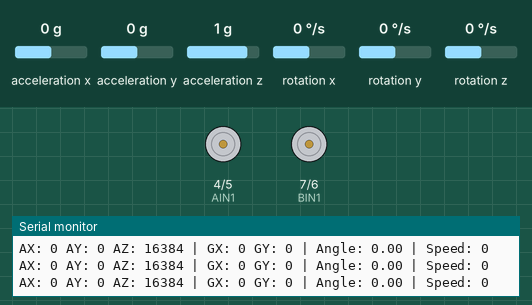
Recording of a sketch running on a simulated Arduino Uno, built with avr-gcc and run on an emulated ATmega328P. On the bench: motor-driver pin pairs drawn as motors (green arrow = first pin HIGH = forward, orange = second pin HIGH = backward, longer = more drive), the last lines printed to the serial monitor. Inputs (shaded band) come from the test bench; at power-on: rotation y 0 °/s, acceleration x 0 g, acceleration z 1 g, acceleration y 0 g, rotation x 0 °/s, rotation z 0 °/s.

Above: at 1.2 s.
1.3 s: rotation y set to -192 °/s
At 3.61 s:
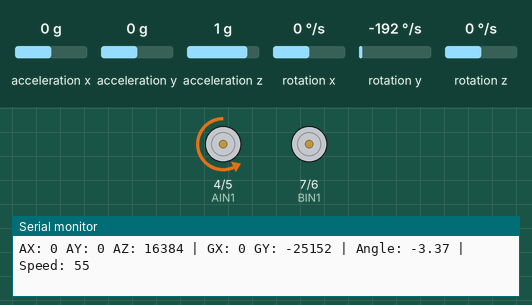
4.3 s: acceleration x set to 0.8 g
At 4.9 s:
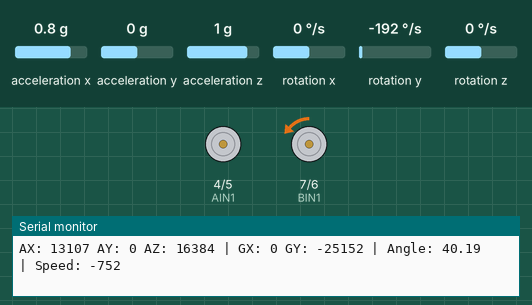
5.8 s: acceleration x set to -1.4 g
At 6.11 s:
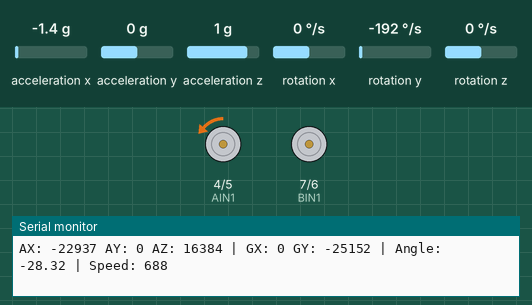
8.8 s: acceleration x set to 0 g
At 9.62 s:
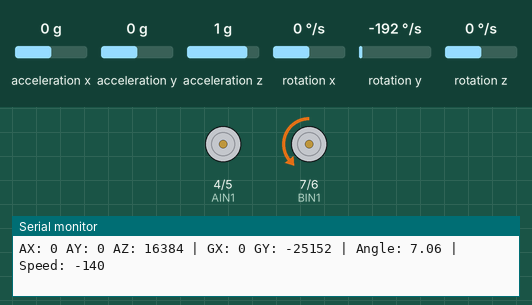
11.8 s: acceleration z set to -0.1 g
Timing chart, 0 to 14.3 s (numbered marks = the images above; inputs shaded):
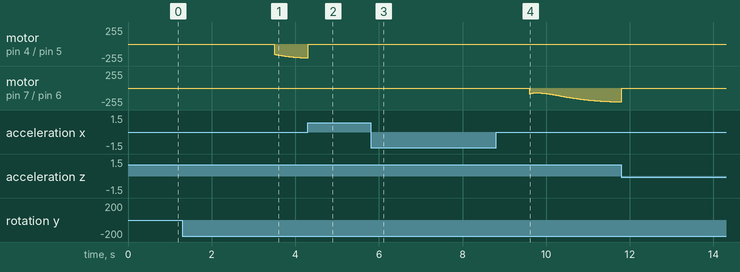

Measured:
- after the input at 1.3 s, motor on pin 4 (AIN1) / pin 5 (AIN2): moves from stopped to backward 208/255 over 3.0 s, starting at once
- after the input at 4.3 s, motor on pin 7 (BIN1) / pin 6 (BIN2): stopped → backward 1/255 at once
- after the input at 5.8 s, motor on pin 4 (AIN1) / pin 5 (AIN2): stopped → backward 1/255 after 0.14 s, → stopped 0.31 s later; motor on pin 7 (BIN1) / pin 6 (BIN2): backward 1/255 → stopped after 0.09 s
- after the input at 8.8 s, motor on pin 4 (AIN1) / pin 5 (AIN2): stopped → backward 1/255 after 0.06 s, → stopped 0.40 s later

The sketch:

pid_balance.ino
```cpp
#include <Wire.h>
#include "I2Cdev.h"
#include "MPU6050.h"
#include <math.h>

// ---------------- MOTOR PINS ----------------
#define AIN1 4
#define AIN2 5
#define BIN1 7
#define BIN2 6

MPU6050 mpu;

// ---------------- RAW DATA ----------------
int16_t ax, ay, az, gx, gy, gz;

// ---------------- ANGLE ----------------
float accAngle, gyroRate, angle;

// ---------------- KALMAN VARIABLES ----------------
float Q_angle = 0.001;
float Q_bias  = 0.003;
float R_measure = 0.03;

float angle_k = 0;
float bias = 0;
float P[2][2] = {{0,0},{0,0}};

// ---------------- PID ----------------
float Kp = 18;
float Ki = 0.5;
float Kd = 1.2;

float setpoint = 0;
float error = 0, prevError = 0;
float integral = 0, derivative = 0;

// ---------------- TIMING ----------------
unsigned long prevTime = 0;

// ---------------- MOTOR DEADZONE ----------------
const int DEADBAND = 35;

// ---------------- KALMAN FUNCTION ----------------
float getKalmanAngle(float newAngle, float newRate, float dt) {

  // Prediction
  angle_k += dt * (newRate - bias);

  P[0][0] += dt * (dt*P[1][1] - P[0][1] - P[1][0] + Q_angle);
  P[0][1] -= dt * P[1][1];
  P[1][0] -= dt * P[1][1];
  P[1][1] += Q_bias * dt;

  // Update
  float S = P[0][0] + R_measure;

  float K[2];
  K[0] = P[0][0] / S;
  K[1] = P[1][0] / S;

  float y = newAngle - angle_k;

  angle_k += K[0] * y;
  bias    += K[1] * y;

  float P00_temp = P[0][0];
  float P01_temp = P[0][1];

  P[0][0] -= K[0] * P00_temp;
  P[0][1] -= K[0] * P01_temp;
  P[1][0] -= K[1] * P00_temp;
  P[1][1] -= K[1] * P01_temp;

  return angle_k;
}

// ---------------- MOTOR CONTROL ----------------
void setMotors(int speed) {

  // Deadband compensation
  if (speed > 0) speed = constrain(speed + DEADBAND, 0, 255);
  else if (speed < 0) speed = constrain(speed - DEADBAND, -255, 0);

  speed = constrain(speed, -255, 255);

  // LEFT MOTOR
  if (speed < 0) {
  // if (speed > 0) {
    analogWrite(AIN1, speed);
    analogWrite(AIN2, 0);
  } else if (speed > 0) {
  // } else if (speed < 0) {
    analogWrite(AIN1, 0);
    analogWrite(AIN2, -speed);
  } else {
    analogWrite(AIN1, 0);
    analogWrite(AIN2, 0);
  }

  // RIGHT MOTOR (reversed)
  if (speed < 0) {
  // if (speed > 0) {
    analogWrite(BIN1, 0);
    analogWrite(BIN2, speed);
  } else if (speed > 0) {
  // } else if (speed < 0) {
    analogWrite(BIN1, -speed);
    analogWrite(BIN2, 0);
  } else {
    analogWrite(BIN1, 0);
    analogWrite(BIN2, 0);
  }
}

// ---------------- SETUP ----------------
void setup() {
  Serial.begin(115200);
  Wire.begin();
  Wire.setClock(400000);

  pinMode(AIN1, OUTPUT);
  pinMode(AIN2, OUTPUT);
  pinMode(BIN1, OUTPUT);
  pinMode(BIN2, OUTPUT);

  mpu.initialize();

  if (mpu.testConnection()) {
    Serial.println("MPU6050 Connected");
  } else {
    Serial.println("MPU6050 Failed");
  }

  // Initial angle for Kalman
  mpu.getMotion6(&ax, &ay, &az, &gx, &gy, &gz);
  accAngle = atan2((float)ax, (float)az) * 180 / PI;
  angle_k = accAngle;

  prevTime = micros();
}

// ---------------- LOOP ----------------
void loop() {

  // Time
  unsigned long currentTime = micros();
  float dt = (currentTime - prevTime) / 1000000.0;
  prevTime = currentTime;
  if (dt <= 0) return;

  // Sensor read
  mpu.getMotion6(&ax, &ay, &az, &gx, &gy, &gz);

  // Angle calculation
  accAngle = atan2((float)ax, (float)az) * 180 / PI;
  gyroRate = gy / 131.0;

  angle = getKalmanAngle(accAngle, gyroRate, dt);

  // ---------------- PID ----------------
  error = setpoint - angle;

  if (abs(error) < 15) {
    integral += error * dt;
    integral = constrain(integral, -150, 150);
  } else {
    integral = 0;
  }

  derivative = (error - prevError) / dt;
  prevError = error;

  float output = Kp * error + Ki * integral + Kd * derivative;

  // Safety
  if (abs(angle) > 45) {
    setMotors(0);
    integral = 0;
  } else {
    setMotors((int)output);
  }

  // ---------------- DEBUG OUTPUT ----------------
  Serial.print("AX: "); Serial.print(ax);
  Serial.print(" AY: "); Serial.print(ay);
  Serial.print(" AZ: "); Serial.print(az);

  Serial.print(" | GX: "); Serial.print(gx);
  Serial.print(" GY: "); Serial.print(gy);

  Serial.print(" | Angle: "); Serial.print(angle);
  Serial.print(" | Speed: "); Serial.println((int)output);
}
```
